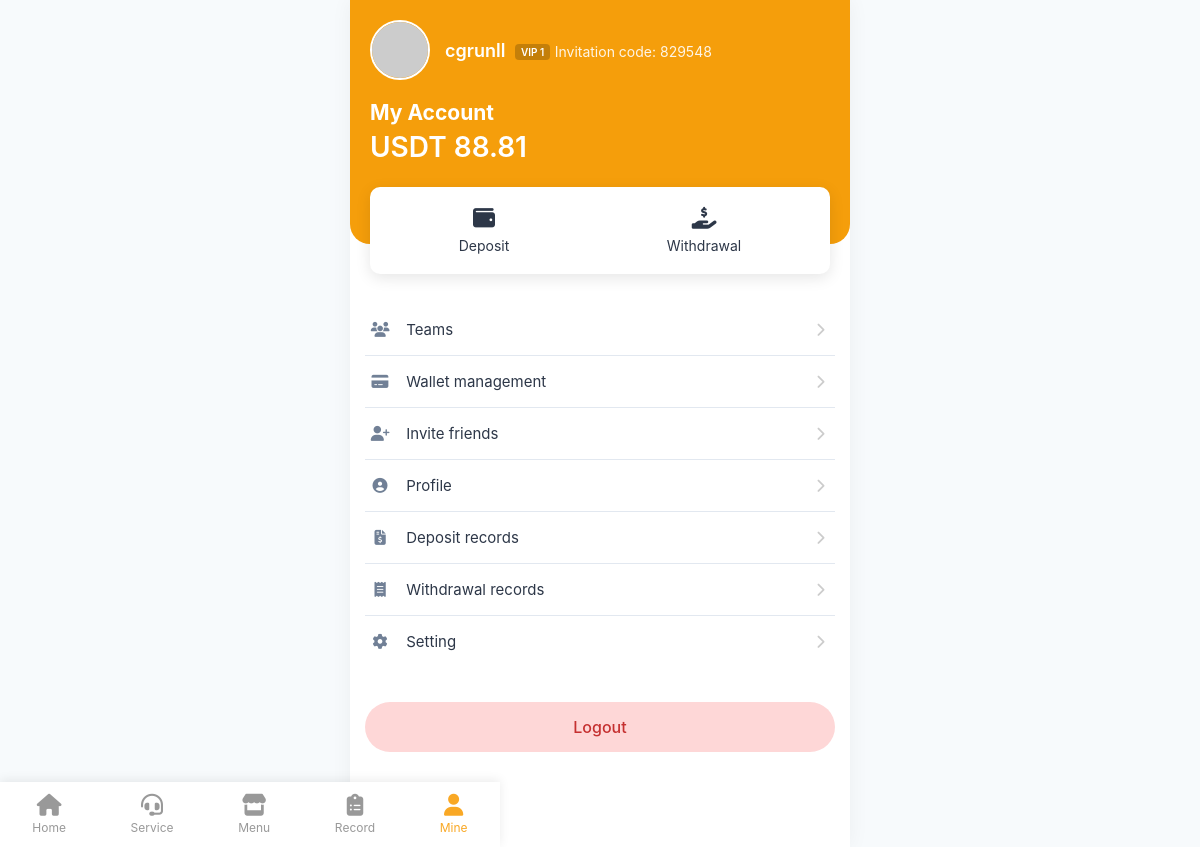
Screenshot of /mine (signed in) with the database file from the repository.
### app.py (models this page shows, shortened)
class User(db.Model):
    id = db.Column(db.Integer, primary_key=True)
    username = db.Column(db.String(80), unique=True, nullable=False)
    password = db.Column(db.String(200), nullable=False)
    invitation_code = db.Column(db.String(20), unique=True, nullable=False)
    invited_by = db.Column(db.Integer, nullable=True)
    balance = db.Column(db.Float, default=0.0, nullable=False)
    vip_level = db.Column(db.Integer, default=1, nullable=False)
    is_admin = db.Column(db.Boolean, default=False, nullable=False)
    has_completed_any_vip = db.Column(db.Boolean, default=False, nullable=False) # Para çekme kilidi için
    checkpoint_target = db.Column(db.Float, default=0.0, nullable=False) # Görev kontrol noktası için
    created_at = db.Column(db.DateTime, server_default=db.func.now())

### app.py (the view)
@app.route('/mine')
@login_required
def mine():
    user = db.session.get(User, session['user_id'])
    return render_template('mine.html', active_page='mine', user=user)

### app.py (called while the page is built)
def login_required(f):
    @wraps(f)
    def decorated_function(*args, **kwargs):
        if 'user_id' not in session:
            return redirect(url_for('login'))
        return f(*args, **kwargs)
    return decorated_function

@app.context_processor
def inject_global_vars():
    lang_code = session.get('language', 'en')
    selected_translations = translations.get(lang_code, translations['en']).copy()
    for key in translations['en']:
        if key not in selected_translations:
            selected_translations[key] = translations['en'][key]
    return dict(languages=LANGUAGES, lang=lang_code, text=selected_translations)

### templates/mine.html (shortened to what this page needs)
{% extends "layout.html" %}
{% block content %}
<main>
    <header class="mine-header">
        <div class="user-info">
            <img src="https://i.pravatar.cc/150?u={{ user.username }}" alt="Avatar" class="avatar">
            <div class="user-details">
                <span class="username">
                    {{ user.username }}
                    <span class="vip-badge">VIP {{ user.vip_level }}</span>
                </span>
                <span class="invitation-code">Invitation code: {{ user.invitation_code }}</span>
            </div>
        </div>
        <div class="account-balance">
            <h2>My Account</h2>
            <p class="balance">USDT {{ "%.2f"|format(user.balance) }}</p>
        </div>
        <div class="mine-header-actions">
            <a href="{{ url_for('deposit') }}" class="action-item">
                <i class="fas fa-wallet"></i>
                <span>Deposit</span>
            </a>
            <a href="{{ url_for('withdrawal') }}" class="action-item">
                <i class="fas fa-hand-holding-usd"></i>
                <span>Withdrawal</span>
            </a>
        </div>
    </header>
    <section class="main-menu-container">
        <a href="{{ url_for('teams') }}" class="list-item">
            <span><i class="fas fa-users"></i> Teams</span>
            <i class="fas fa-chevron-right"></i>
        </a>
         <a href="{{ url_for('wallet') }}" class="list-item">
            <span><i class="fas fa-credit-card"></i> Wallet management</span>
            <i class="fas fa-chevron-right"></i>
        </a>
        <a href="{{ url_for('invite') }}" class="list-item">
            <span><i class="fas fa-user-plus"></i> Invite friends</span>
            <i class="fas fa-chevron-right"></i>
        </a>
        <a href="{{ url_for('profile') }}" class="list-item">
            <span><i class="fas fa-user-circle"></i> Profile</span>
            <i class="fas fa-chevron-right"></i>
        </a>
        <a href="{{ url_for('deposit_records') }}" class="list-item">
            <span><i class="fas fa-file-invoice-dollar"></i> Deposit records</span>
            <i class="fas fa-chevron-right"></i>
        </a>
        <a href="{{ url_for('withdrawal_records') }}" class="list-item">
            <span><i class="fas fa-receipt"></i> Withdrawal records</span>
            <i class="fas fa-chevron-right"></i>
        </a>
        <a href="{{ url_for('settings') }}" class="list-item">
            <span><i class="fas fa-cog"></i> {{ text['setting'] }}</span>
            <i class="fas fa-chevron-right"></i>
        </a>
    </section>
     <a href="{{ url_for('logout') }}" class="logout-button">Logout</a>
</main>
{% endblock %}

### static/style.css (style rules this page uses)
:root { --primary-color: #f9a825; --primary-gradient: linear-gradient(90deg, #f9a825 0%, #f59e0b 100%); --orange-bg: #f59e0b; --text-dark: #2d3748; --text-light: #718096; --text-white: #ffffff; --bg-light: #f7fafc; --bg-white: #ffffff; --border-color: #e2e8f0; --danger-color: #e53e3e; --success-color: #38a169; --disabled-color: #e2e8f0; }
* { box-sizing: border-box; margin: 0; padding: 0; }
body { font-family: -apple-system, BlinkMacSystemFont, 'Segoe UI', Roboto, Helvetica, Arial, sans-serif; background-color: var(--bg-light); font-size: 14px; color: var(--text-dark); }
.list-item { display: flex; justify-content: space-between; align-items: center; padding: 16px 5px; border-bottom: 1px solid var(--border-color); text-decoration: none; color: var(--text-dark); font-size: 15px; }
.list-item:last-child { border-bottom: none; }
.list-item i { margin-right: 12px; width: 20px; text-align: center; color: var(--text-light); }
.list-item .fa-chevron-right { margin-right: 0; font-size: 14px; color: #ccc; }
.mine-header { background: var(--orange-bg); color: white; padding: 20px 20px 80px 20px; border-bottom-left-radius: 20px; border-bottom-right-radius: 20px; position: relative; }
.mine-header .user-info { display: flex; align-items: center; margin-bottom: 20px; }
.mine-header .avatar { width: 60px; height: 60px; border-radius: 50%; border: 2px solid white; margin-right: 15px; }
.mine-header .username { font-size: 18px; font-weight: 600; }
.mine-header .vip-badge { background-color: rgba(0,0,0,0.2); color: white; padding: 2px 6px; font-size: 10px; border-radius: 4px; margin-left: 5px; vertical-align: middle; }
.mine-header .invitation-code { font-size: 14px; opacity: 0.9; }
.mine-header .balance { margin: 5px 0 0; font-size: 28px; font-weight: 600; }
.mine-header-actions { position: absolute; width: calc(100% - 40px); left: 20px; bottom: -30px; display: flex; justify-content: space-around; padding: 20px 10px; background-color: white; border-radius: 10px; box-shadow: 0 4px 15px rgba(0,0,0,0.1); }
.mine-header-actions .action-item { color: var(--text-dark); text-decoration: none; text-align: center; display: flex; flex-direction: column; align-items: center; gap: 8px; }
.mine-header-actions .action-item i { font-size: 22px; }
.main-menu-container { padding: 60px 15px 15px 15px; }
.logout-button { display: block; width: calc(100% - 30px); margin: 20px auto; padding: 15px; border-radius: 25px; border: none; background-color: #fed7d7; color: #c53030; text-align: center; text-decoration: none; font-size: 16px; font-weight: 500; }

### rows the page displays
User: username "cgrunll", vip_level "1", invitation_code "829548", balance "88.81"

### other values shown
{{ text['setting'] }} "Setting"
